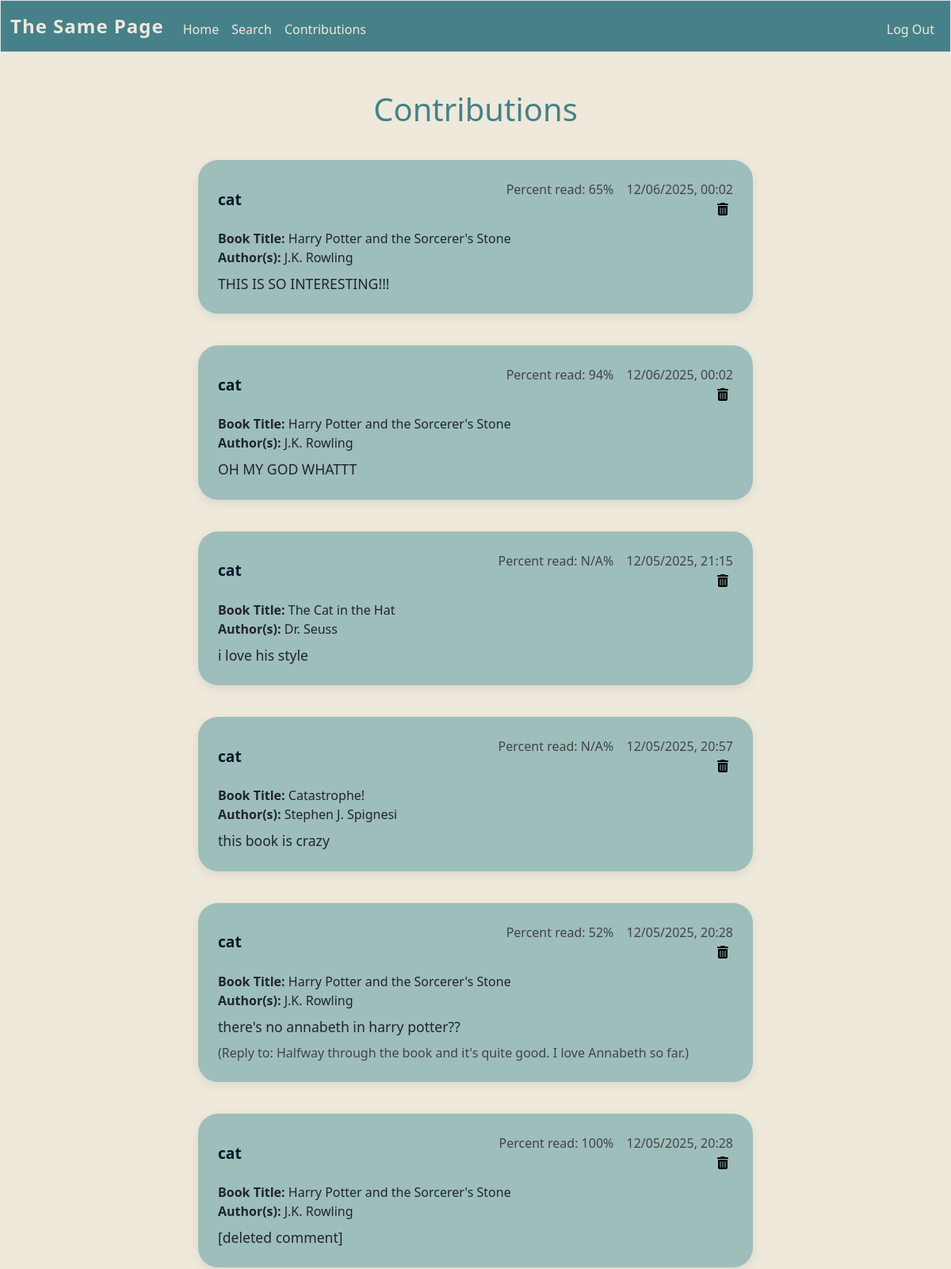
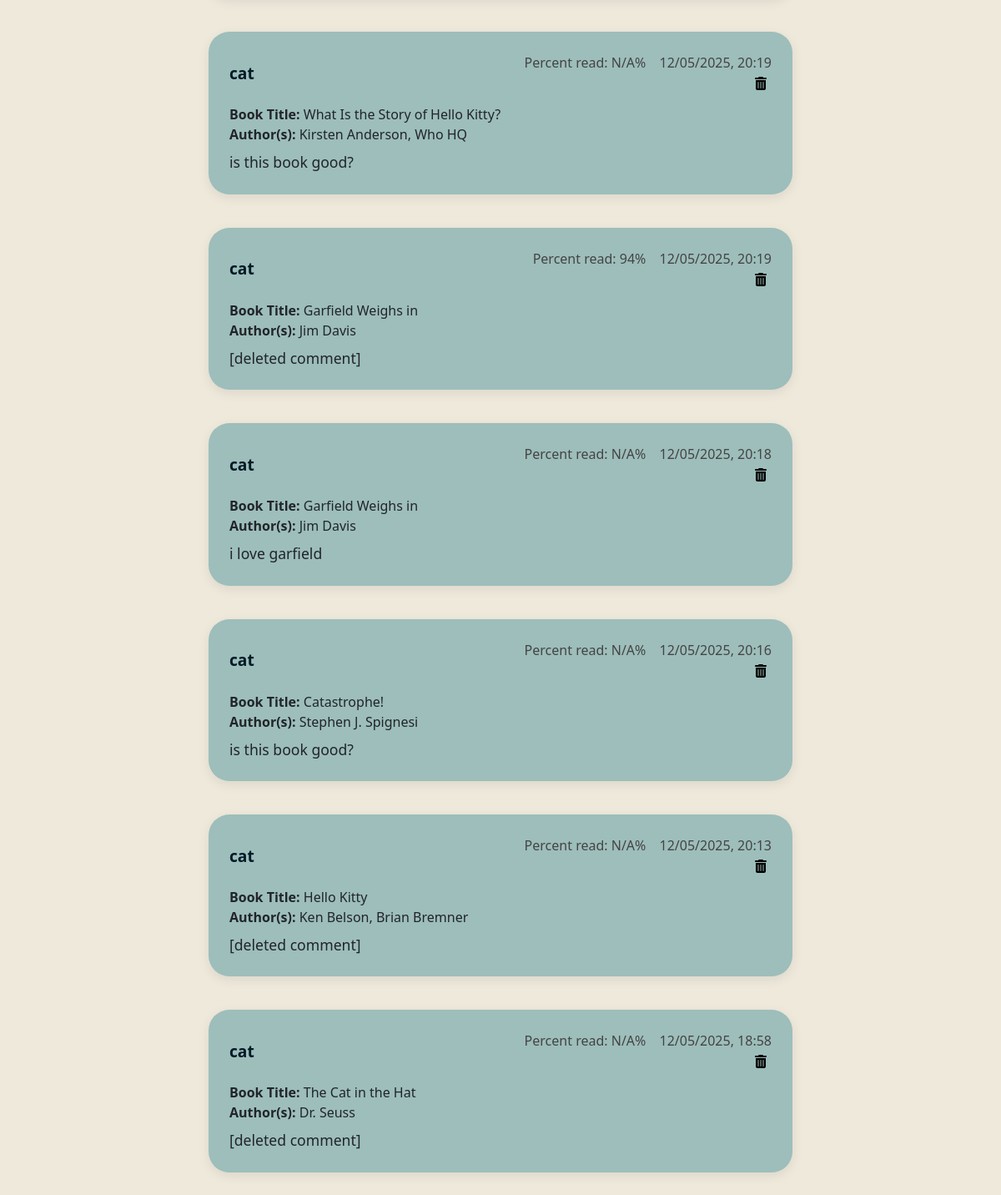
/contributions (signed in), run on the app's committed database (2 pictures, top to bottom).
### tables this page shows
CREATE TABLE users (id INTEGER PRIMARY KEY AUTOINCREMENT NOT NULL, username TEXT NOT NULL, hash TEXT NOT NULL);

CREATE TABLE forums (user_id INTEGER, comment TEXT NOT NULL, parent_id INTEGER, time DATETIME, forum_id TEXT NOT NULL, percentage TEXT, comment_id INTEGER PRIMARY KEY AUTOINCREMENT NOT NULL, FOREIGN KEY (forum_id) REFERENCES chapters(forum_id));

CREATE TABLE chapters (title TEXT NOT NULL, author TEXT NOT NULL, forum_id TEXT PRIMARY KEY NOT NULL, thumbnail TEXT, pageCount INTEGER);

### app.py (the view)
@app.route('/contributions', methods=['GET'])
def contributions():
    username = executeSQL("SELECT username FROM users WHERE id = ?", (session["user_id"],), False)[0][0]
    user_comments = executeSQL("SELECT * FROM forums WHERE user_id = ? ORDER BY time DESC", (session["user_id"],), False)
    comments_info = []
    for comment in user_comments:
        book_info = executeSQL("SELECT * FROM chapters WHERE forum_id = ?", (comment[4],), False)
        if comment[2] is not None:
            parentComment = executeSQL("SELECT comment FROM forums WHERE comment_id = ?", (comment[2],), False)[0][0]
        else:
            parentComment = None
        comments_info.append({"username":username, "comment_id": comment[6], "comment":comment[1], "date":comment[3], "percent":comment[5] ,"title":book_info[0][0], "author":book_info[0][1], "parentComment": parentComment})
    return render_template("contributions.html", comments_info = comments_info)

### app.py (called while the page is built)
def executeSQL(command, args, needCommit):
    connection = sqlite3.connect('info.db')
    db = connection.cursor()
    db.execute(command, args)
    val = db.fetchall()
    if needCommit:
        connection.commit()
    connection.close()
    return val

@app.after_request
def after_request(response):
    response.headers["Cache-Control"] = "no-cache, no-store, must-revalidate"
    response.headers["Expires"] = 0
    response.headers["Pragma"] = "no-cache"
    return response

### templates/contributions.html (shortened to what this page needs)
{% extends "layout.html" %}
{% block main %}
    <h1>Contributions</h1>
    {% for comment in comments_info %}
    <div class = comment-box>
        <div class = comment-header>
            <div class="comment-username">
                {{comment['username']}}
            </div>
            <div class="comment-right">
                <span class="comment-percent">Percent read: {{comment['percent']}}%</span>
                <span class="comment-date">{{comment['date']}}</span>
                <form action="/deleteContribution" method="post">
                    <button class = "trash-can"> <i class="fa-solid fa-trash-can"></i> </button>
                </form>
            </div>
        </div>
        <div class = "comment-book">
            <div>
                <b>Book Title:</b> {{comment['title']}}
            </div>
            <div>
                <b>Author(s):</b> {{comment['author']}}
            </div>
        </div>
        <div class = "comment-text">
            {{comment['comment']}}
        </div>
        {% if comment['parentComment'] is not none %}
        <div class = "comment-reply">
            (Reply to: {{comment['parentComment']}})
        </div>
        {% endif %}
    </div>
    {% endfor %}
{% endblock %}

### templates/layout.html (shortened to what this page needs)
<!DOCTYPE html>
<html lang="en">
    <head>
        <link href="https://cdn.jsdelivr.net/npm/bootstrap@5.3.8/dist/css/bootstrap.min.css" rel="stylesheet">
        <link href="/static/styles.css" rel="stylesheet">
        <link rel="stylesheet" href="https://cdnjs.cloudflare.com/ajax/libs/font-awesome/6.5.1/css/all.min.css">
    </head>
    <body>
        <nav class="border navbar navbar-expand-md navbar-light">
            <div class="container-fluid">
                <a class="navbar-brand" href="/"><span>The Same Page</span></a>
                <div class="collapse navbar-collapse" id="navbar">
                    {% if session["user_id"] %}
                        <ul class="navbar-nav me-auto mt-2">
                            <li class="nav-item"><a class="nav-link" href="/">Home</a></li>
                            <li class="nav-item"><a class="nav-link" href="/search">Search</a></li>
                            <li class="nav-item"><a class="nav-link" href="/contributions">Contributions</a></li>
                        </ul>
                        <ul class="navbar-nav ms-auto mt-2">
                            <li class="nav-item"><a class="nav-link" href="/logout">Log Out</a></li>
                        </ul>
                    {% else %}
                        <ul class="navbar-nav ms-auto mt-2">
                            <li class="nav-item"><a class="nav-link" href="/register">Register</a></li>
                            <li class="nav-item"><a class="nav-link" href="/login">Log In</a></li>
                        </ul>
                    {% endif %}
                </div>
            </div>
        </nav>
        <main class="container-fluid py-5 text-center">
            {% block main %}{% endblock %}
        </main>
    </body>
</html>

### static/styles.css (style rules this page uses)
:root { --dark: #031926; --dark-teal: #468189; --medium-teal: #77ACA2; --light-teal: #9DBEBB; --lightest-teal: #c0d8d6; --cream: #F4E9CD; --light-cream: #eee9db; --dark-cream: #e3dac3; --spacing-unit: 16px; }
nav.navbar { background-color: var(--dark-teal); border-bottom: 3px solid var(--dark); padding-top: 0.5rem; padding-bottom: 0.5rem; border-color: var(--dark); }
.navbar-brand span { color: var(--light-cream); background-color: var(--dark-teal); font-weight: 600; font-size: 1.5rem; letter-spacing: 1px; }
.navbar-nav .nav-link { color: var(--light-cream); font-weight: 500; padding-left: 1rem; padding-right: 1rem; transition: color 0.3s ease, background-color 0.3s ease; }
.navbar-collapse { background-color: var(--dark-teal); }
h1 { color: var(--dark-teal); }
body { background-color: var(--light-cream); }
.comment-box { background: var(--light-teal); padding: 25px; border-radius: 25px; box-shadow: 0 4px 14px rgba(0,0,0,0.08); margin: 40px auto; max-width: 700px; }
.comment-header { display: flex; justify-content: space-between; align-items: center; margin-bottom: 12px; font-weight: 600; }
.comment-right { text-align: right; white-space: nowrap; font-weight: 400; color: #444; }
.comment-percent, .comment-date { display: inline-block; margin-left: 12px; }
.comment-text { text-align: left; font-size: 1.1rem; margin-top: 8px; }
.comment-reply { text-align: left; margin-top: 8px; color: #444; }
.comment-username { font-size: 1.2rem; font-weight: 700; color: var(--dark); }
.comment-book { text-align: left; }
.trash-can { background: transparent; border: none; }

### data on the page
users: username "cat" "cat" "cat" "cat" "cat" "cat" "cat" "cat" "cat" "cat" "cat" "cat"
forums: percent "65", date "12/06/2025, 00:02", comment "THIS IS SO INTERESTING!!!"
chapters: title "Harry Potter and the Sorcerer's Stone" "Harry Potter and the Sorcerer's Stone" "Harry Potter and the Sorcerer's Stone" "Harry Potter and the Sorcerer's Stone", author "J.K. Rowling" "J.K. Rowling" "J.K. Rowling" "J.K. Rowling"
forums: percent "94", date "12/06/2025, 00:02", comment "OH MY GOD WHATTT"
forums: percent "N/A", date "12/05/2025, 21:15", comment "i love his style"
chapters: title "The Cat in the Hat" "The Cat in the Hat", author "Dr. Seuss" "Dr. Seuss"
forums: percent "N/A", date "12/05/2025, 20:57", comment "this book is crazy"
chapters: title "Catastrophe!" "Catastrophe!", author "Stephen J. Spignesi" "Stephen J. Spignesi"
forums: percent "52", date "12/05/2025, 20:28", comment "there's no annabeth in harry potter??"
forums: parentComment "Halfway through the book and it's quite good. I love Annabeth so far."
forums: percent "100", date "12/05/2025, 20:28", comment "[deleted comment]"
forums: percent "N/A", date "12/05/2025, 20:19", comment "is this book good?"
chapters: title "What Is the Story of Hello Kitty?", author "Kirsten Anderson, Who HQ"
forums: percent "94", date "12/05/2025, 20:19", comment "[deleted comment]"
chapters: title "Garfield Weighs in" "Garfield Weighs in", author "Jim Davis" "Jim Davis"
forums: percent "N/A", date "12/05/2025, 20:18", comment "i love garfield"
forums: percent "N/A", date "12/05/2025, 20:16", comment "is this book good?"
forums: percent "N/A", date "12/05/2025, 20:13", comment "[deleted comment]"
chapters: title "Hello Kitty", author "Ken Belson, Brian Bremner"
forums: percent "N/A", date "12/05/2025, 18:58", comment "[deleted comment]"
